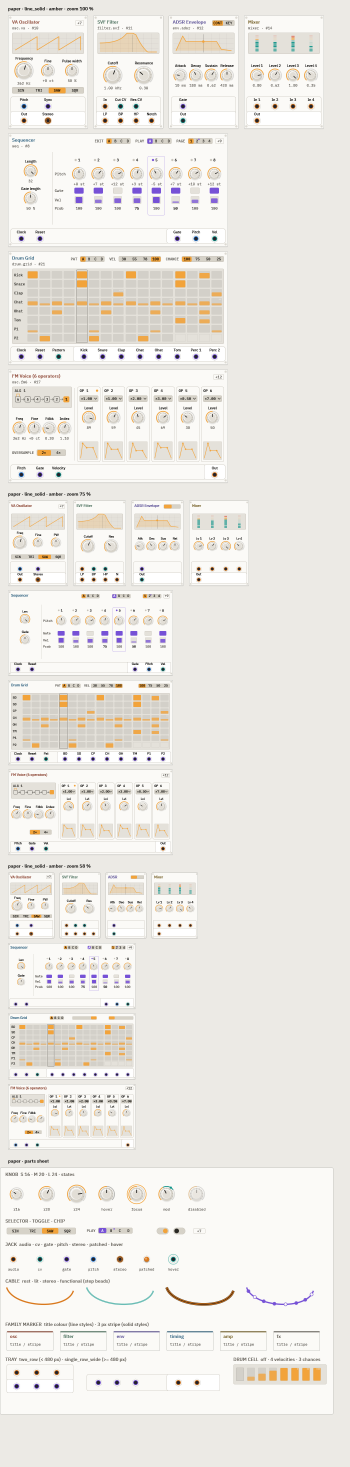
#> input picture docs/design/redesign/g1b/sheet-paper.png, 1048 x 4400 px, given in place of kit-graphite.png, which was not available (shown at 1/3 size)
$ python parts_diff.py
#> lines starting #> are read from the running program, lines starting #| are printed output that depends on the picture; pictures that were not available may be replaced by others from this repository, and a replacement may not be noted
#!/usr/bin/env python3
"""Pixel diff of the app's kit parts sheet against the G1b mock's parts sheet.

    python3 docs/design/redesign/g1b/parts_diff.py graphite|paper [out_diff.png]

Needs target/mock/kit-<theme>.png (example kit_parts) and the committed sheet-<theme>.png.
Prints the share of pixels whose largest channel difference exceeds 32 (visible difference,
not anti-aliasing noise). The mock sheet's parts panel starts at y 3503 (see kit_parts.rs).
"""
import pathlib
import sys

from PIL import Image, ImageChops

ROOT = pathlib.Path(__file__).resolve().parents[4]
theme = sys.argv[1] if len(sys.argv) > 1 else "graphite"
app = Image.open(ROOT / "target" / "mock" / f"kit-{theme}.png").convert("RGB")
mock = Image.open(ROOT / "docs/design/redesign/g1b" / f"sheet-{theme}.png").convert("RGB")
mock = mock.crop((0, 3503, 1000, 3503 + 740))
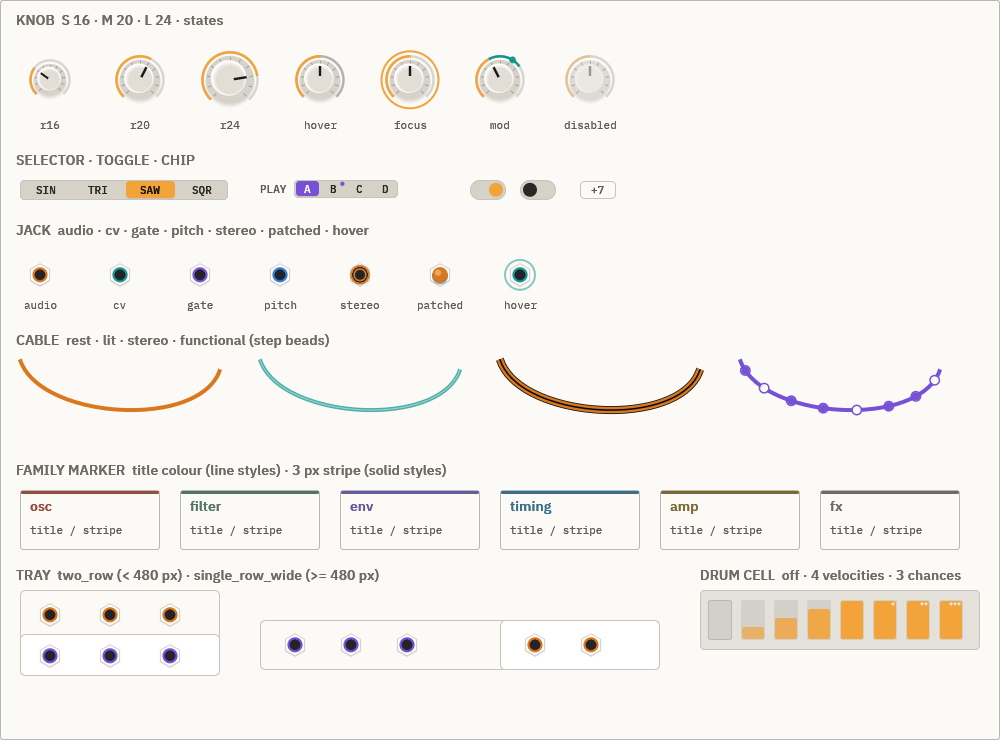
#> mock: PIL image 1000x740 RGB; mean R, G, B 244.7, 242.6, 238.6
app = app.crop((0, 0, 1000, 740))
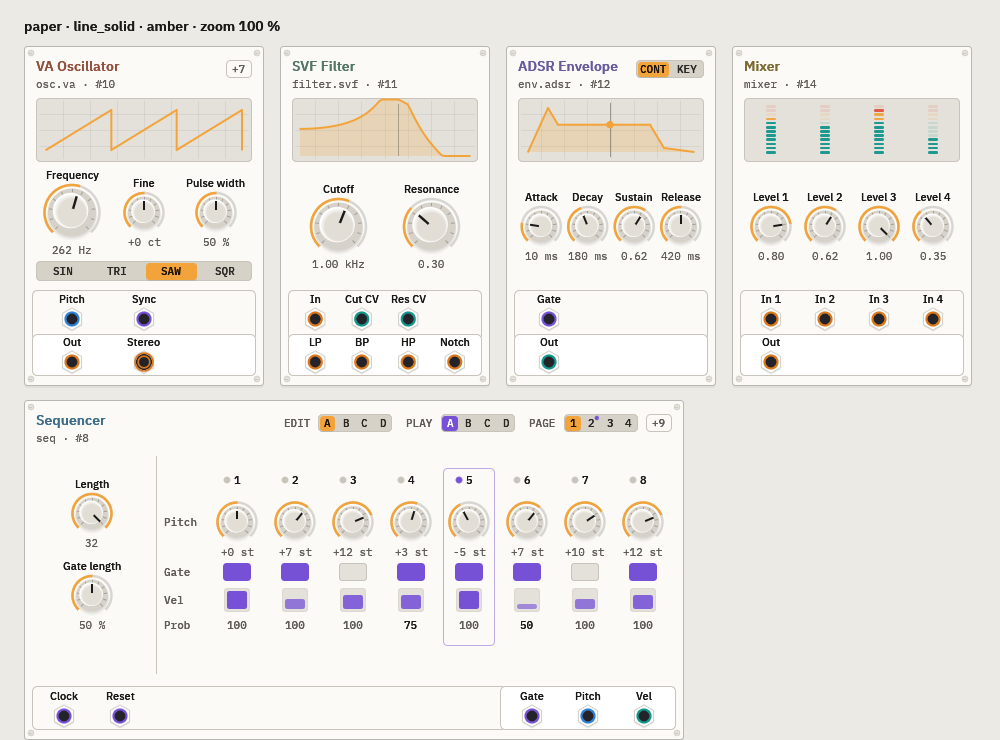
#> app: PIL image 1000x740 RGB; mean R, G, B 237.6, 235, 230.9
diff = ImageChops.difference(app, mock)
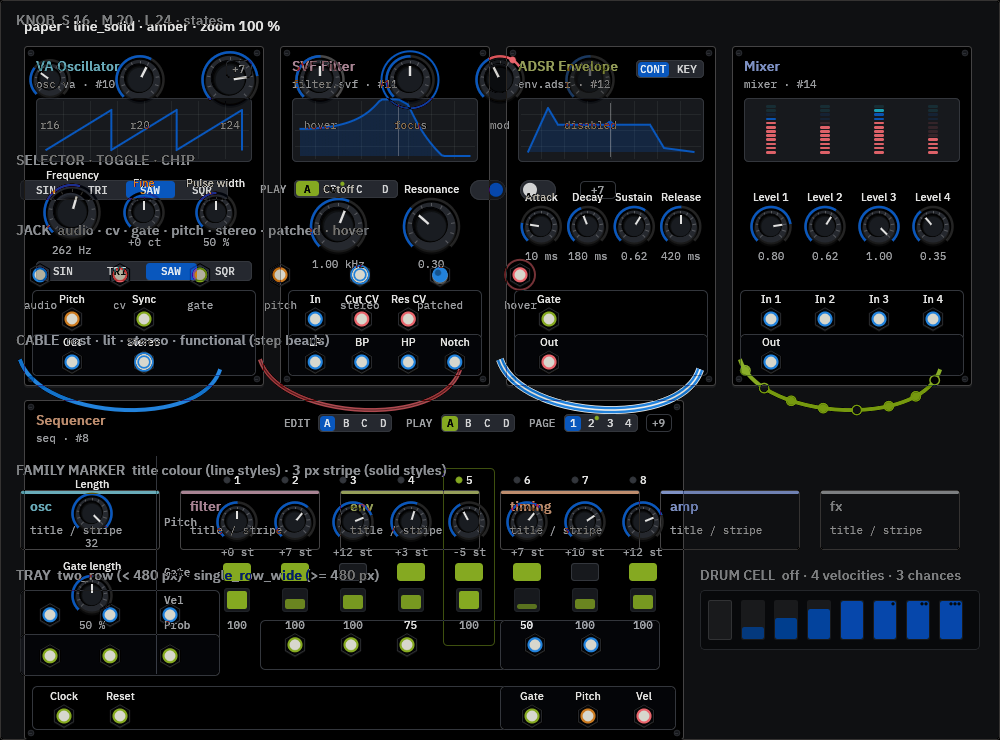
#> diff: PIL image 1000x740 RGB; mean R, G, B 18.3, 20.8, 23.1
px = diff.load()
bad = sum(1 for y in range(diff.height) for x in range(diff.width) if max(px[x, y]) > 32)
#> bad = 131175
pct = 100.0 * bad / (diff.width * diff.height)
#> pct = 17.73
print(f"{theme}: {pct:.2f} % of pixels differ by more than 32/255")
#| graphite: 17.73 % of pixels differ by more than 32/255
if len(sys.argv) > 2:
    Image.merge("RGB", [diff.getchannel(0).point(lambda v: 255 if v > 32 else 0)] * 3).save(sys.argv[2])
